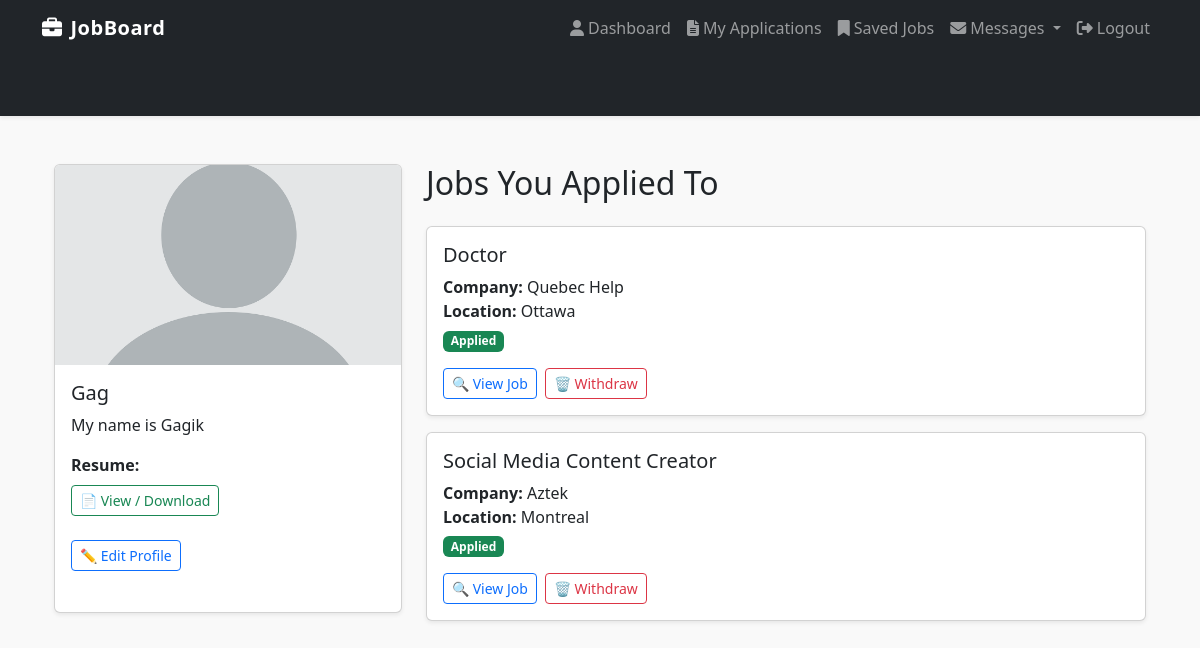
Page /dashboard/seeker/ (signed in) on the committed database.
### core/models.py (models this page shows, shortened)
class Profile(models.Model):
    USER_TYPE_CHOICES = (
        ('seeker', 'Job Seeker'),
        ('employer', 'Employer'),
    )
    user = models.OneToOneField(User, on_delete=models.CASCADE)
    user_type = models.CharField(max_length=10, choices=USER_TYPE_CHOICES)
    bio = models.TextField(blank=True, null=True)
    profile_picture = models.ImageField(upload_to='profile_pics/', blank=True, null=True)
    resume = models.FileField(upload_to='resumes/', blank=True, null=True, validators=[FileExtensionValidator(allowed_extensions=['pdf', 'docx'])])

class Application(models.Model):
    user = models.ForeignKey(User, on_delete=models.CASCADE)
    job = models.ForeignKey(Job, on_delete=models.CASCADE)
    name = models.CharField(max_length=200)
    email = models.EmailField()
    resume = models.FileField(upload_to='resumes/', blank=True, null=True)
    cover_letter = models.TextField(blank=True, null=True)
    applied_at = models.DateTimeField(auto_now_add=True)

class Job(models.Model):
    CATEGORY_CHOICES = [
        ('IT', 'IT'),
        ('HR', 'HR'),
        ('Finance', 'Finance'),
        ('Marketing', 'Marketing'),
    ]
    title = models.CharField(max_length=255)
    company = models.CharField(max_length=255)
    description = models.TextField()
    location = models.CharField(max_length=255)
    category = models.CharField(max_length=50, choices=CATEGORY_CHOICES)
    posted_by = models.ForeignKey(User, on_delete=models.CASCADE)
    date_posted = models.DateTimeField(auto_now_add=True)

### core/views.py (the view)
# urls.py: path('dashboard/seeker/', views.seeker_dashboard, name='seeker_dashboard'),
@login_required
def seeker_dashboard(request):
    applications = Application.objects.filter(user=request.user)
    return render(request, 'dashboard/seeker_dashboard.html', {'applications': applications})

### core/templates/dashboard/seeker_dashboard.html
{% extends 'base.html' %}
{% block content %}
<div class="container mt-5">
  <div class="row mb-4">
    <div class="col-lg-4 mb-4">
      <div class="card shadow-sm h-100">
        {% if user.profile.profile_picture %}
          <img src="{{ user.profile.profile_picture.url }}" class="card-img-top img-fluid" alt="Profile Picture" style="object-fit: cover; height: 200px;">
        {% else %}
          <img src="https://via.placeholder.com/150" class="card-img-top img-fluid" alt="Default Pic" style="object-fit: cover; height: 200px;">
        {% endif %}
        <div class="card-body">
          <h5 class="card-title">{{ user.username }}</h5>
          <p class="card-text">{{ user.profile.bio|default:"No bio yet." }}</p>
          {% if user.profile.resume %}
            <p>
              <strong>Resume:</strong><br>
              <a href="{{ user.profile.resume.url }}" target="_blank" class="btn btn-sm btn-outline-success mt-2">📄 View / Download</a>
            </p>
          {% else %}
            <p><strong>Resume:</strong> <em>No resume uploaded yet.</em></p>
          {% endif %}
          <a href="{% url 'edit_profile' %}" class="btn btn-sm btn-outline-primary mt-2">✏️ Edit Profile</a>
        </div>
      </div>
    </div>
    <div class="col-lg-8">
      <h2 class="mb-4 text-center text-lg-start">Jobs You Applied To</h2>
      {% if applications %}
        <div class="row">
          {% for application in applications %}
            <div class="col-12 mb-3">
              <div class="card shadow-sm">
                <div class="card-body">
                  <h5 class="card-title">{{ application.job.title }}</h5>
                  <p class="card-text mb-1">
                    <strong>Company:</strong> {{ application.job.company }}<br>
                    <strong>Location:</strong> {{ application.job.location }}
                  </p>
                  <p class="mb-3">
                    <span class="badge bg-success">Applied</span>
                  </p>
                  <div class="d-flex gap-2">
                    <a href="{% url 'job_detail' application.job.id %}" class="btn btn-sm btn-outline-primary">🔍 View Job</a>
                    <a href="{% url 'delete_application' application.id %}" class="btn btn-sm btn-outline-danger"
                       onclick="return confirm('Are you sure you want to delete this application?');">🗑️ Withdraw</a>
                  </div>
                </div>
              </div>
            </div>
          {% endfor %}
        </div>
      {% else %}
        <div class="alert alert-info text-center">You haven't applied to any jobs yet.</div>
      {% endif %}
    </div>
  </div>
</div>
{% endblock %}

### core/templates/base.html (style rules this page uses)
body { background-color: #f9f9f9; }
.container { padding-bottom: 60px; }

### rows in the picture
Application: job "Doctor", job.company "Quebec Help", job.location "Ottawa"
Application: job "Social Media Content Creator", job.company "Aztek", job.location "Montreal"

### other values in the picture
{{ user.username }} "Gag"
{{ user.profile.bio|default:"No bio yet." }} "My name is Gagik"
